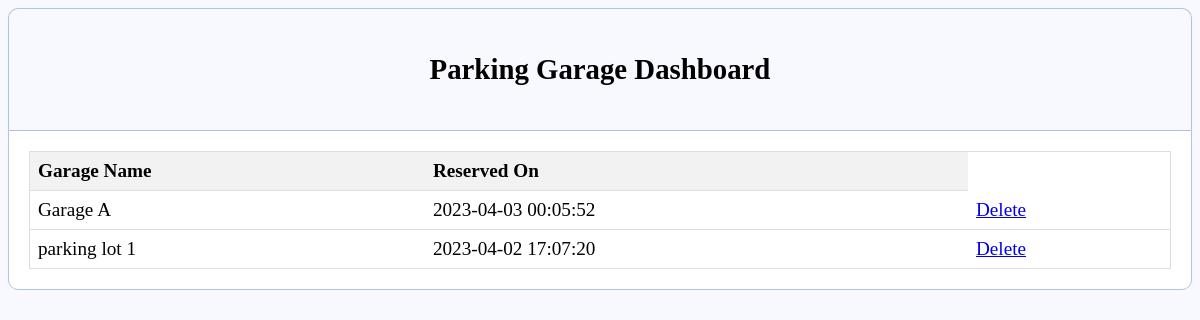
Page /Dashboard/dashhome1.php (signed in) on the committed database.
### tables this page shows
CREATE TABLE `reservations` (
  `id` int(11) NOT NULL,
  `garage_id` int(6) UNSIGNED NOT NULL,
  `user_name` varchar(100) NOT NULL,
  `reserved_on` datetime NOT NULL,
  `rent` decimal(6,2) NOT NULL,
  `reserved_spots` int(11) NOT NULL DEFAULT 0
);

CREATE TABLE `garages` (
  `id` int(6) UNSIGNED NOT NULL,
  `name` varchar(30) NOT NULL,
  `address` varchar(50) NOT NULL DEFAULT 'Kerby street',
  `start_time` datetime DEFAULT NULL,
  `end_time` datetime DEFAULT NULL,
  `ev_charge` enum('Yes','No') DEFAULT 'No',
  `cctv` enum('Yes','No') DEFAULT 'No',
  `garage_air_compressor` enum('Yes','No') DEFAULT 'No',
  `rent` decimal(5,2) NOT NULL DEFAULT 10.00,
  `owner_id` int(11) NOT NULL,
  `spots` int(11) DEFAULT 2
);

### Dashboard/dashhome1.php (the view, shortened to what this page needs)
<?php
  $host = 'localhost';
  $hostname = 'root';
  $password = '';
  $dbname = 'test';
  $conn = new mysqli($host, $hostname, $password, $dbname);
  $user_name = $_SESSION['username'];
  $reservations_query = "SELECT r.reserved_on, g.name AS garage_name FROM reservations r JOIN garages g ON r.garage_id = g.id WHERE r.user_name='$user_name'";
  $reservations_result = $conn->query($reservations_query);
  $reservations = array();
  if ($reservations_result->num_rows > 0) {
    while ($row = $reservations_result->fetch_assoc()) {
      $reservations[] = $row;
    }
  }
?>
<!DOCTYPE html>
<html>
  <head>
    <link rel="stylesheet" type="text/css" href="../n_user/style.css">
  </head>
  <body>
    <div class="header">
      <h2>Parking Garage Dashboard</h2>
    </div>
    <div class="content">
      <?php if (count($reservations) > 0) { ?>
        <table>
          <thead>
            <tr>
              <th>Garage Name</th>
              <th>Reserved On</th>
            </tr>
          </thead>
          <tbody>
            <?php foreach ($reservations as $reservation) { ?>
              <tr>
                <td><?php echo $reservation['garage_name']; ?></td>
                <td><?php echo $reservation['reserved_on']; ?></td>
                <td><a href="dashhome1.php?del=<?php echo $row['ID'];?>" onClick="return confirm('Are you sure you want to delete?')">Delete</a></td>
              </tr>
            <?php } ?>
          </tbody>
        </table>
      <?php } else { ?>
        <p>No reservations.</p>
      <?php } ?>
    </div>
  </body>
</html>

### n_user/style.css (style rules this page uses)
body { font-size: 120%; background: #F8F8FF; }
.header { color: black; text-align: center; border: 1px solid #B0C4DE; border-bottom: none; border-radius: 10px 10px 0px 0px; padding: 20px; }
form, .content { margin: 0px auto; padding: 20px; border: 1px solid #B0C4DE; background: white; border-radius: 0px 0px 10px 10px; }
table { border-collapse: collapse; border-spacing: 0; width: 100%; border: 1px solid #ddd; }
th, td { text-align: left; padding: 8px; border-bottom: 1px solid #ddd; }
th { background-color: #f2f2f2; font-weight: bold; }

### rows in the picture
reservations: garage.name "Garage A", reserved_on "2023-04-03 00:05:52"
reservations: garage.name "parking lot 1", reserved_on "2023-04-02 17:07:20"
